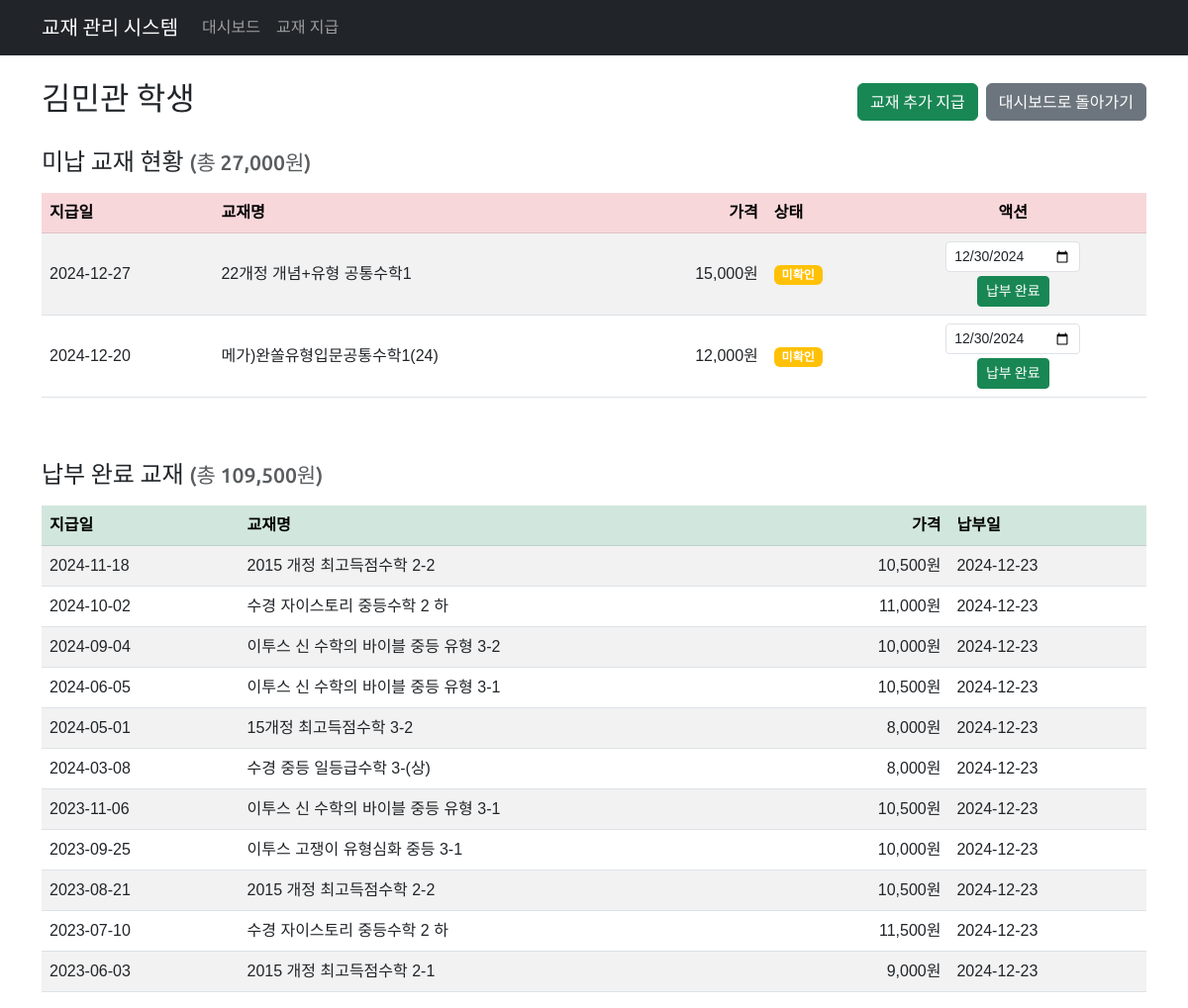
/textbook/student/193/, run on the app's committed database.
### textbook/models.py (models this page shows, shortened)
class Student(models.Model):
    name = models.CharField(max_length=255, unique=True, verbose_name='학생')
    class Meta:
        db_table = 'student'
        ordering = ['name']
        verbose_name = '학생'
        verbose_name_plural = '학생'

class Book(models.Model):
    input_date = models.DateField(verbose_name='지급일')
    book_name = models.CharField(max_length=255, verbose_name='교재')
    price = models.IntegerField(verbose_name='가격')
    checking = models.BooleanField(default=False, verbose_name='상태')
    student = models.ForeignKey(Student, on_delete=models.CASCADE, related_name='books', verbose_name='학생')
    payment_date = models.DateField(null=True, blank=True, verbose_name='수납일')
    class Meta:
        db_table = 'book'
        ordering = ['-input_date']
        verbose_name = '교재'
        verbose_name_plural = '교재'

### textbook/views.py (the view)
# urls.py: path('student/<int:student_id>/', views.student_detail, name='student_detail'),
def student_detail(request, student_id):
    student = get_object_or_404(Student, id=student_id)
    unpaid_books = student.books.filter(payment_date__isnull=True)
    paid_books = student.books.filter(payment_date__isnull=False)
    total_unpaid = unpaid_books.aggregate(total=Sum('price'))['total'] or 0
    total_paid = paid_books.aggregate(total=Sum('price'))['total'] or 0
    context = {
        'student': student,
        'unpaid_books': unpaid_books,
        'paid_books': paid_books,
        'total_unpaid': total_unpaid,
        'total_paid': total_paid,
        'today' : date.today(),
    }
    return render(request, 'textbook/student_detail.html', context)

### textbook/templates/textbook/student_detail.html (shortened to what this page needs)
{% extends 'textbook/base.html' %}
{% load humanize %}
{% block content %}
<div class="row">
    <div class="col-12">
        <div class="d-flex justify-content-between align-items-center mb-4">
            <h2>{{ student.name }} 학생</h2>
            <div class="d-flex gap-2">
                <a href="{% url 'textbook:issue_book' %}?student_id={{ student.id }}" class="btn btn-success">교재 추가 지급</a>
                <a href="{% url 'textbook:dashboard' %}" class="btn btn-secondary">
                    대시보드로 돌아가기
                </a>
            </div>
        </div>
        <h4 class="mb-3">미납 교재 현황 <small class="text-muted">(총 {{ total_unpaid|intcomma }}원)</small></h4>
        <div class="table-responsive mb-5">
            <table class="table table-striped table-hover align-middle">
                <thead class="table-danger">
                    <tr>
                        <th>지급일</th>
                        <th>교재명</th>
                        <th class="text-end">가격</th>
                        <th>상태</th>
                        <th class="text-center">액션</th>
                    </tr>
                </thead>
                <tbody>
                    {% for book in unpaid_books %}
                    <tr>
                        <td>{{ book.input_date|date:"Y-m-d" }}</td>
                        <td>{{ book.book_name }}</td>
                        <td class="text-end">{{ book.price|intcomma }}원</td>
                        <td>
                            {% if book.checking %}
                            <span class="badge bg-success">확인</span>
                            {% else %}
                            <span class="badge bg-warning">미확인</span>
                            {% endif %}
                        </td>
                        <td class="text-center">
                            <form action="{% url 'textbook:mark_as_paid' book.id %}" method="post" class="d-inline-block" onsubmit="return validateDate(this);">
                                <input type="date" name="payment_date" value="{{ today|date:'Y-m-d' }}" class="form-control form-control-sm" id="paymentDate_{{book.id}}">
                                <button type="submit" class="btn btn-success btn-sm mt-1">납부 완료</button>
                            </form>
                        </td>
                    </tr>
                    {% empty %}
                    <tr>
                        <td colspan="5" class="text-center">미납된 교재가 없습니다.</td>
                    </tr>
                    {% endfor %}
                </tbody>
            </table>
        </div>
        <h4 class="mb-3">납부 완료 교재 <small class="text-muted">(총 {{ total_paid|intcomma }}원)</small></h4>
        <div class="table-responsive">
            <table class="table table-striped table-hover align-middle">
                <thead class="table-success">
                    <tr>
                        <th>지급일</th>
                        <th>교재명</th>
                        <th class="text-end">가격</th>
                        <th>납부일</th>
                    </tr>
                </thead>
                <tbody>
                    {% for book in paid_books %}
                    <tr>
                        <td>{{ book.input_date|date:"Y-m-d" }}</td>
                        <td>{{ book.book_name }}</td>
                        <td class="text-end">{{ book.price|intcomma }}원</td>
                        <td>{{ book.payment_date|date:"Y-m-d" }}</td>
                    </tr>
                    {% empty %}
                    <tr>
                        <td colspan="4" class="text-center">납부 완료된 교재가 없습니다.</td>
                    </tr>
                    {% endfor %}
                </tbody>
            </table>
        </div>
    </div>
</div>
{% endblock %}

### textbook/templates/textbook/base.html (style rules this page uses)
body { font-family: 'Noto Sans KR', sans-serif; }
h1, h2, h3, h4, h5, h6, .navbar-brand, .btn, .pagination { font-family: 'Ubuntu', 'Noto Sans KR', sans-serif; }

### data on the page
Student: name "김민관"
Book: input_date "2024-12-27", book_name "22개정 개념+유형 공통수학1", price "15,000", checking "미확인", payment_date "12/30/2024"
Book: input_date "2024-12-20", book_name "메가)완쏠유형입문공통수학1(24)", price "12,000", checking "미확인", payment_date "12/30/2024"
Book: input_date "2024-11-18", book_name "2015 개정 최고득점수학 2-2", price "10,500", payment_date "2024-12-23"
Book: input_date "2024-10-02", book_name "수경 자이스토리 중등수학 2 하", price "11,000", payment_date "2024-12-23"
Book: input_date "2024-09-04", book_name "이투스 신 수학의 바이블 중등 유형 3-2", price "10,000", payment_date "2024-12-23"
Book: input_date "2024-06-05", book_name "이투스 신 수학의 바이블 중등 유형 3-1", price "10,500", payment_date "2024-12-23"
Book: input_date "2024-05-01", book_name "15개정 최고득점수학 3-2", price "8,000", payment_date "2024-12-23"
Book: input_date "2024-03-08", book_name "수경 중등 일등급수학 3-(상)", price "8,000", payment_date "2024-12-23"
Book: input_date "2023-11-06", book_name "이투스 신 수학의 바이블 중등 유형 3-1", price "10,500", payment_date "2024-12-23"
Book: input_date "2023-09-25", book_name "이투스 고쟁이 유형심화 중등 3-1", price "10,000", payment_date "2024-12-23"
Book: input_date "2023-08-21", book_name "2015 개정 최고득점수학 2-2", price "10,500", payment_date "2024-12-23"
Book: input_date "2023-07-10", book_name "수경 자이스토리 중등수학 2 하", price "11,500", payment_date "2024-12-23"
Book: input_date "2023-06-03", book_name "2015 개정 최고득점수학 2-1", price "9,000", payment_date "2024-12-23"

### other printed values
{{ total_unpaid|intcomma }} "27,000"
{{ total_paid|intcomma }} "109,500"
